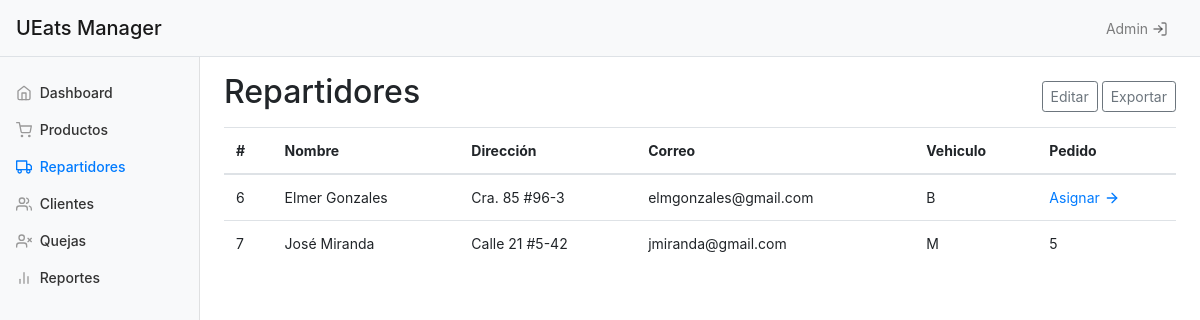
/repartidores/, run on the app's committed database.
### reportes/models.py (models this page shows, shortened)
class Usuario(models.Model):
    nombre = models.CharField(max_length=80)
    apellido = models.CharField(max_length=120)
    direccion = models.CharField(max_length=120)
    correo = models.CharField(max_length=120)

class Repartidor(Usuario):
    VEHICULO = (
        ('B', 'Bicicleta'),
        ('M', 'Moto'),
        ('C', 'Carro')
    )
    vehiculo = models.CharField(max_length=1, choices=VEHICULO)
    pedido_asignado = models.ForeignKey(Pedido, on_delete=models.CASCADE, blank=True, null=True)

class Usuario(models.Model):
    nombre = models.CharField(max_length=80)
    apellido = models.CharField(max_length=120)
    direccion = models.CharField(max_length=120)
    correo = models.CharField(max_length=120)

class Pedido(models.Model):
    ESTADO = (
        ('ER', 'En repartición'),
        ('EN', 'Entregado'),
        ('CA', 'Cancelado'),
    )
    usuario = models.ForeignKey(Usuario, on_delete=models.CASCADE)
    restaurante = models.ForeignKey(Restaurante, on_delete=models.CASCADE)
    producto = models.ManyToManyField(Producto)
    direccion_envio = models.CharField(max_length=120)
    fecha = models.DateField(auto_now_add=True)
    estado = models.CharField(max_length=2, choices=ESTADO, default='EN')
    def _total(self):
        total = 0
        for prod_id in Pedido.objects.filter(id=self.id).values('producto'):
            producto = Producto.objects.get(id=prod_id['producto'])
            total += producto.precio
        return total
    total = property(_total)
    def __str__(self):
        return str(self.id)

### reportes/views.py (the view)
# urls.py: path('repartidores/', views.repartidores, name='repartidores'),
def repartidores(request):
    repartidores = list(Repartidor.objects.all())
    context = {'repartidores': repartidores}
    return render(request, 'reportes/repartidores.html', context)

### reportes/templates/reportes/repartidores.html
{% extends 'reportes/base.html' %}
{% block content %}
<div class="d-flex justify-content-between flex-wrap align-items-center mb-2">
        <h2>Repartidores</h2>
        <div>
            <a  href="/admin/reportes/repartidor/"><button type="button" class="btn btn-sm btn-outline-secondary">Editar</button></a>
            <button type="button" class="btn btn-sm btn-outline-secondary">Exportar</button>
        </div>
</div>
{% if repartidores %}
<table class="table table-hover">
    <thead>
        <tr>
            <th>#</th>
            <th>Nombre</th>
            <th>Dirección</th>
            <th>Correo</th>
            <th>Vehiculo</th>
            <th>Pedido</th>
        </tr>
    </thead>
    <tbody>
        {% for repartidor in repartidores %}
        <tr>
            <td>{{ repartidor.id }}</td>
            <td>{{ repartidor.nombre}} {{ repartidor.apellido }}</td>
            <td>{{ repartidor.direccion }}</td>
            <td>{{ repartidor.correo }}</td>
            <td>{{ repartidor.vehiculo }}</td>
            <td>{% if repartidor.pedido_asignado == None %}<a href="/admin/reportes/repartidor/{{ repartidor.id }}/change">Asignar <span data-feather="arrow-right"></span></a>{% else %}{{ repartidor.pedido_asignado }}{% endif %}</td>
        </tr>
        {% endfor %}
    </tbody>
</table>
{% else %}
<p>No hay repartidores en la base de datos.</p>
{% endif %}
{% endblock %}

### reportes/static/reportes/estilos.css (style rules this page uses)
body { font-size: .875rem; }
.feather { width: 16px; height: 16px; vertical-align: text-bottom; }

### data on the page
Repartidor: id "6", nombre "Elmer", apellido "Gonzales", direccion "Cra. 85 #96-3", correo "elmgonzales@gmail.com", vehiculo "B"
Repartidor: id "7", nombre "José", apellido "Miranda", direccion "Calle 21 #5-42", correo "jmiranda@gmail.com", vehiculo "M", pedido_asignado "5"
